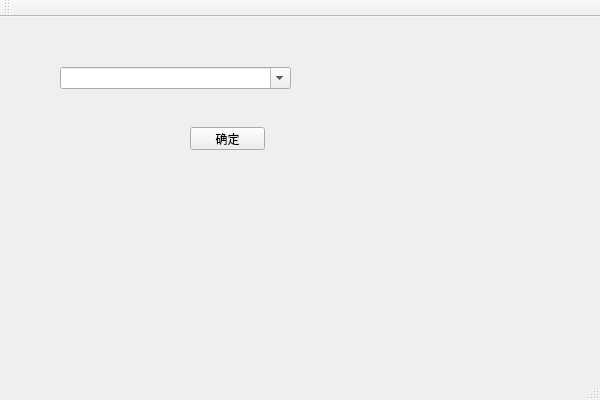
<?xml version="1.0" encoding="UTF-8"?>
<ui version="4.0">
 <class>Test5_3AClass</class>
 <widget class="QMainWindow" name="Test5_3AClass">
  <property name="geometry">
   <rect>
    <x>0</x>
    <y>0</y>
    <width>600</width>
    <height>400</height>
   </rect>
  </property>
  <property name="windowTitle">
   <string>Test5_3A</string>
  </property>
  <widget class="QWidget" name="centralWidget">
   <widget class="QComboBox" name="cmboxLang">
    <property name="geometry">
     <rect>
      <x>60</x>
      <y>50</y>
      <width>231</width>
      <height>22</height>
     </rect>
    </property>
    <property name="editable">
     <bool>true</bool>
    </property>
   </widget>
   <widget class="QPushButton" name="btnOK">
    <property name="geometry">
     <rect>
      <x>190</x>
      <y>110</y>
      <width>75</width>
      <height>23</height>
     </rect>
    </property>
    <property name="text">
     <string>确定</string>
    </property>
   </widget>
  </widget>
  <widget class="QMenuBar" name="menuBar">
   <property name="geometry">
    <rect>
     <x>0</x>
     <y>0</y>
     <width>600</width>
     <height>23</height>
    </rect>
   </property>
  </widget>
  <widget class="QToolBar" name="mainToolBar">
   <attribute name="toolBarArea">
    <enum>TopToolBarArea</enum>
   </attribute>
   <attribute name="toolBarBreak">
    <bool>false</bool>
   </attribute>
  </widget>
  <widget class="QStatusBar" name="statusBar"/>
 </widget>
 <layoutdefault spacing="6" margin="11"/>
 <resources>
  <include location="Test5_3A.qrc"/>
 </resources>
 <connections/>
</ui>
